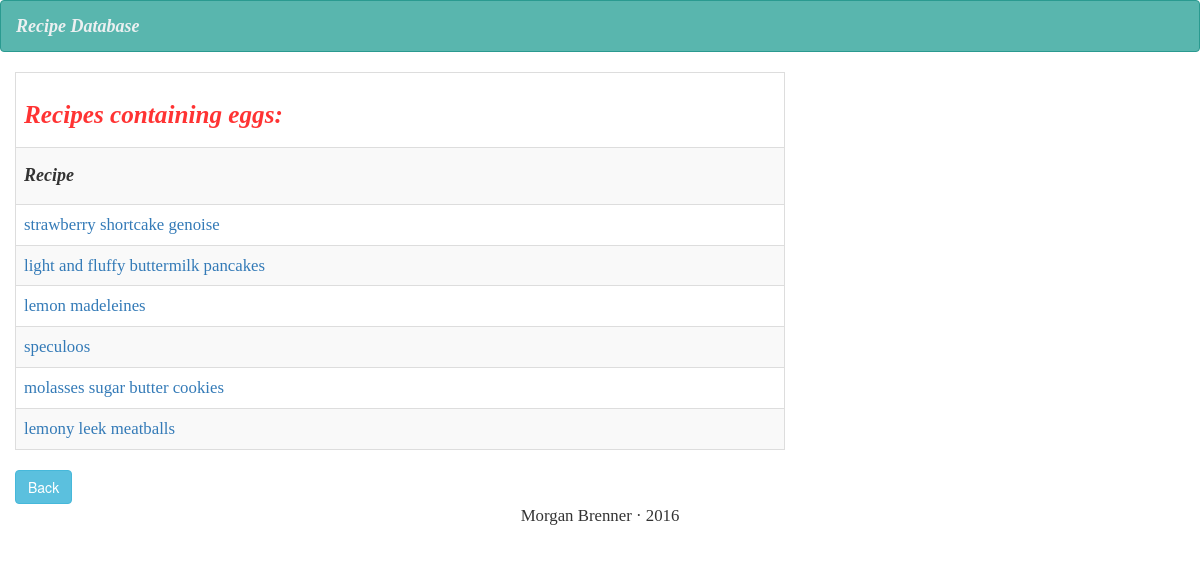
The page /site/search.php?id=1 on the database its author committed.
### tables this page shows
CREATE TABLE `Ingredients` (
	`ingredient_id` int auto_increment primary key not null,
	`ingredient_name` varchar(255) not null
);

CREATE TABLE `Recipes` (
	`recipe_id` int auto_increment primary key not null, 
	`category` int not null, 
	`source` int,
	`recipe_name` varchar(255) not null,
	FOREIGN KEY ( category ) REFERENCES RecipeCategories( category_id )
		on delete cascade on update cascade,
	FOREIGN KEY ( source ) REFERENCES RecipeSources( source_id )
		on delete cascade on update cascade
);

### site/search.php (the view, shortened to what this page needs)
<?php
$mysqli = new mysqli($host, $username, $password, $database);
?>
<!doctype html>
<html class="no-js" lang="">
    <head>
		<link rel="stylesheet" href="https://maxcdn.bootstrapcdn.com/bootstrap/3.3.6/css/bootstrap.min.css">
        <link rel="stylesheet" href="css/normalize.css">
        <link rel="stylesheet" href="css/main.css">
    </head>
    <body>
		<nav class="navbar navbar-default">
			<div class="container-fluid">
				<div class="navbar-header">
					<a class="navbar-brand" href="index.php">Recipe Database</a>
				</div>
			</div>
		</nav>
		<div class="container-fluid">
			<div class="row">
				<div class="col-md-8" id="database">
						<table class="table table-striped table-bordered">
							<tr>
								<?php
									if(!($stmt = $mysqli->prepare("select Ingredients.ingredient_name from Ingredients where Ingredients.ingredient_id = ?"))){
										echo "Prepare failed: "  . $stmt->errno . " " . $stmt->error;
									}
									if(!($stmt->bind_param("i",$_GET['id']))){
										echo "Bind failed: "  . $stmt->errno . " " . $stmt->error;
									}
									if(!$stmt->execute()){
										echo "Execute failed: "  . $mysqli->connect_errno . " " . $mysqli->connect_error;
									}
									if(!$stmt->bind_result($ing)){
										echo "Bind failed: "  . $mysqli->connect_errno . " " . $mysqli->connect_error;
									}
									$stmt->fetch();
									echo "<tr>\n<th colspan='5'><h3>Recipes containing " . $ing . ":</h3></th>\n</tr>\n";
								?>
							</tr>
							<tr>
								<td>
									<h4>Recipe</h4>
								</td>
							</tr>
						<?php
							if(!($stmt = $mysqli->prepare("select Recipes.recipe_id, Recipes.recipe_name from Recipes inner join RecipeIngredients on Recipes.recipe_id = RecipeIngredients.recipe
inner join Ingredients on Ingredients.ingredient_id = RecipeIngredients.ingredient where Ingredients.ingredient_id = ?"))){
								echo "Prepare failed: "  . $stmt->errno . " " . $stmt->error;
							}
							if(!($stmt->bind_param("i",$_GET['id']))){
								echo "Bind failed: "  . $stmt->errno . " " . $stmt->error;
							}
							if(!$stmt->execute()){
								echo "Execute failed: "  . $mysqli->connect_errno . " " . $mysqli->connect_error;
							}
							if(!$stmt->bind_result($id, $name)){
								echo "Bind failed: "  . $mysqli->connect_errno . " " . $mysqli->connect_error;
							}
							while($stmt->fetch()){
								echo "<tr>\n<td>\n<a href='recipe.php?id=$id'>" . $name . "</a>\n</td>\n</tr>";
							}
						?>
						</table>
						<a href="index.php"><button type="button" class="btn btn-info">Back</button></a>
				</div>
			</div>
		</div>
		<div class="container">
			<div class="row">
				<div class="text-center col-md-6 col-md-offset-3">
					<p>Morgan Brenner &middot 2016</p>
				</div>
			</div>
		</div>
    </body>
</html>

### site/css/main.css (style rules this page uses)
h1, h3 { font-family: "utopia-std-display"; font-weight: 700; font-style: italic; color: #ff3333; font-size: 1.8em; }
.navbar-brand, label, h4 { font-family: "utopia-std-display"; font-weight: 700; font-style: italic; }
p, td, li, form { font-family: "freight-sans-pro"; font-size: 1.2em; }
.navbar-default { background-color: #59b6ae; border-color: #2a9a90; }
.navbar-default .navbar-brand { color: #ecf0f1; }
html { color: #222; font-size: 1em; line-height: 1.4; }

### rows shown on the page
ingredients: ingredient_name "eggs"
recipes: recipe_name "strawberry shortcake genoise"
recipes: recipe_name "light and fluffy buttermilk pancakes"
recipes: recipe_name "lemon madeleines"
recipes: recipe_name "speculoos"
recipes: recipe_name "molasses sugar butter cookies"
recipes: recipe_name "lemony leek meatballs"
